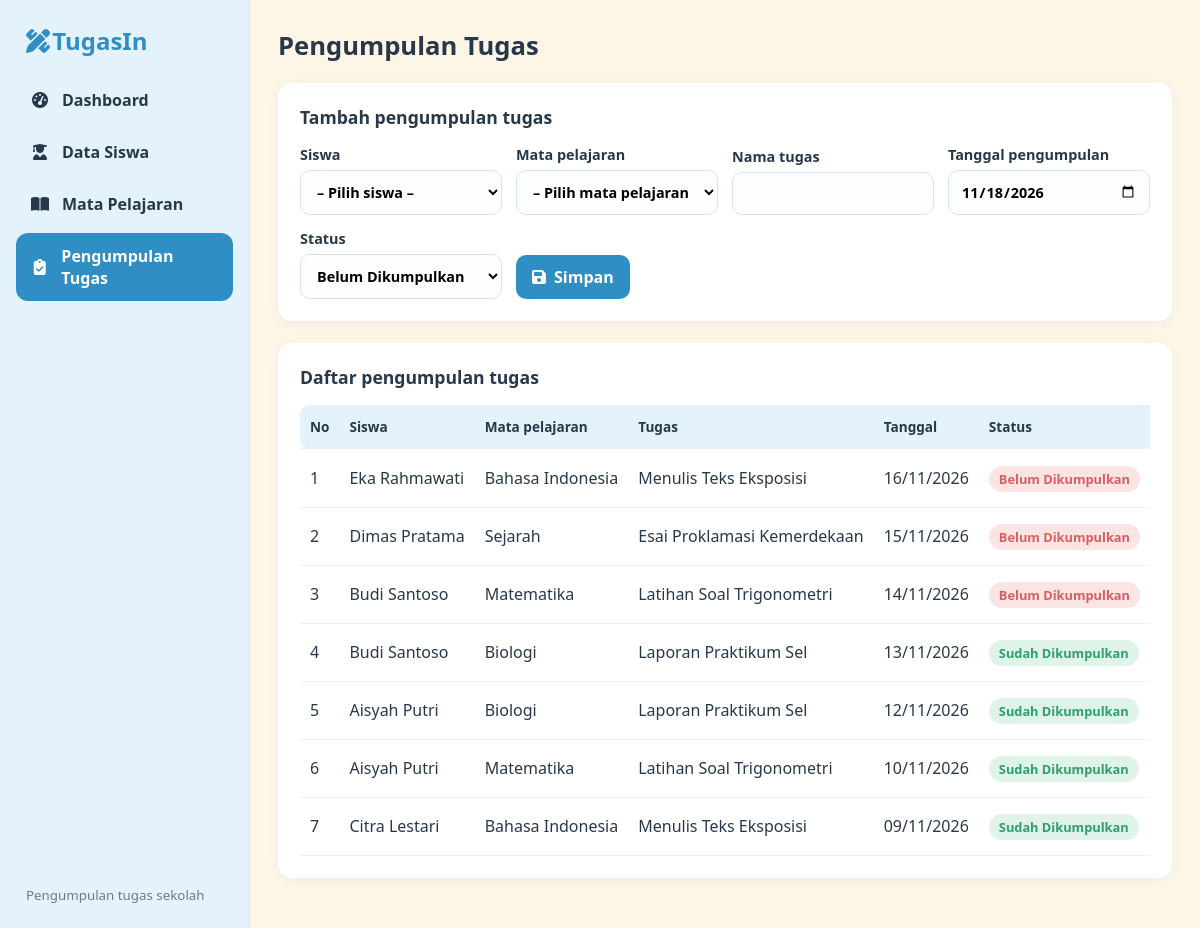
/tugas.php, run on the app's committed database.
### tables this page shows
CREATE TABLE pengumpulan_tugas (
  id_pengumpulan INT AUTO_INCREMENT PRIMARY KEY,
  id_siswa INT NOT NULL,
  id_mapel INT NOT NULL,
  nama_tugas VARCHAR(100) NOT NULL,
  tanggal_pengumpulan DATE NOT NULL,
  status VARCHAR(20) NOT NULL DEFAULT 'Belum Dikumpulkan',
  CONSTRAINT fk_tugas_siswa FOREIGN KEY (id_siswa) REFERENCES siswa(id_siswa) ON DELETE CASCADE ON UPDATE CASCADE,
  CONSTRAINT fk_tugas_mapel FOREIGN KEY (id_mapel) REFERENCES mata_pelajaran(id_mapel) ON DELETE CASCADE ON UPDATE CASCADE
);

CREATE TABLE siswa (
  id_siswa INT AUTO_INCREMENT PRIMARY KEY,
  nama_siswa VARCHAR(100) NOT NULL,
  kelas VARCHAR(20) NOT NULL,
  jurusan VARCHAR(50) NOT NULL,
  email VARCHAR(100) NOT NULL
);

CREATE TABLE mata_pelajaran (
  id_mapel INT AUTO_INCREMENT PRIMARY KEY,
  nama_mapel VARCHAR(100) NOT NULL,
  nama_guru VARCHAR(100) NOT NULL,
  kelas VARCHAR(20) NOT NULL
);

### koneksi.php (called while the page is built, shortened)
<?php
function e($s) { return htmlspecialchars((string)$s, ENT_QUOTES, 'UTF-8'); }

### tugas.php (the view, shortened to what this page needs)
<?php
require 'koneksi.php';
$STATUS = ['Sudah Dikumpulkan', 'Belum Dikumpulkan'];
$data = ['id_pengumpulan'=>0,'id_siswa'=>0,'id_mapel'=>0,'nama_tugas'=>'','tanggal_pengumpulan'=>date('Y-m-d'),'status'=>'Belum Dikumpulkan'];
$siswa = $db->query("SELECT id_siswa, nama_siswa, kelas FROM siswa ORDER BY nama_siswa")->fetch_all(MYSQLI_ASSOC);
$mapel = $db->query("SELECT id_mapel, nama_mapel, kelas FROM mata_pelajaran ORDER BY nama_mapel")->fetch_all(MYSQLI_ASSOC);
$daftar = $db->query("SELECT t.*, s.nama_siswa, m.nama_mapel FROM pengumpulan_tugas t
  JOIN siswa s ON s.id_siswa=t.id_siswa JOIN mata_pelajaran m ON m.id_mapel=t.id_mapel
  ORDER BY t.tanggal_pengumpulan DESC, t.id_pengumpulan DESC");
include 'includes/header.php';
?>
<section class="card">
  <h2><?= $data['id_pengumpulan'] ? 'Edit pengumpulan tugas' : 'Tambah pengumpulan tugas' ?></h2>
  <?php if (!$siswa || !$mapel): ?>
    <p class="kosong">Tambahkan <a href="siswa.php">data siswa</a> dan <a href="mapel.php">mata pelajaran</a> terlebih dahulu.</p>
  <?php else: ?>
  <form method="post" class="form">
    <label>Siswa<select name="id_siswa" required><option value="">– Pilih siswa –</option>
      <?php foreach ($siswa as $s): ?><option value="<?= $s['id_siswa'] ?>" <?= $s['id_siswa'] == $data['id_siswa'] ? 'selected' : '' ?>><?= e($s['nama_siswa'].' ('.$s['kelas'].')') ?></option><?php endforeach; ?></select></label>
    <label>Mata pelajaran<select name="id_mapel" required><option value="">– Pilih mata pelajaran –</option>
      <?php foreach ($mapel as $m): ?><option value="<?= $m['id_mapel'] ?>" <?= $m['id_mapel'] == $data['id_mapel'] ? 'selected' : '' ?>><?= e($m['nama_mapel'].' (Kelas '.$m['kelas'].')') ?></option><?php endforeach; ?></select></label>
    <label>Nama tugas<input type="text" name="nama_tugas" maxlength="100" required value="<?= e($data['nama_tugas']) ?>"></label>
    <label>Tanggal pengumpulan<input type="date" name="tanggal_pengumpulan" required value="<?= e($data['tanggal_pengumpulan']) ?>"></label>
    <label>Status<select name="status" required>
      <?php foreach ($STATUS as $s): ?><option <?= $s === $data['status'] ? 'selected' : '' ?>><?= $s ?></option><?php endforeach; ?></select></label>
    <div class="aksi-form">
      <button class="btn"><i class="fa-solid fa-floppy-disk"></i> Simpan</button>
    </div>
  </form>
  <?php endif; ?>
</section>
<section class="card">
  <h2>Daftar pengumpulan tugas</h2>
  <div class="tabel-wrap"><table>
    <tr><th>No</th><th>Siswa</th><th>Mata pelajaran</th><th>Tugas</th><th>Tanggal</th><th>Status</th><th>Aksi</th></tr>
    <?php $no = 1; while ($r = $daftar->fetch_assoc()): ?>
    <tr><td><?= $no++ ?></td><td><?= e($r['nama_siswa']) ?></td><td><?= e($r['nama_mapel']) ?></td><td><?= e($r['nama_tugas']) ?></td>
      <td><?= date('d/m/Y', strtotime($r['tanggal_pengumpulan'])) ?></td>
      <td><span class="badge <?= $r['status'] === 'Sudah Dikumpulkan' ? 'sudah' : 'belum' ?>"><?= e($r['status']) ?></span></td>
          </tr>
    <?php endwhile; ?>
  </table></div>
</section>
<?php include 'includes/footer.php'; ?>

### assets/style.css (style rules this page uses)
:root { --biru:#7ec4ea;--biru-tua:#2f8fc4;--biru-muda:#e4f3fb;--cream:#fdf6e6;--cream-tua:#f3e8cc;--putih:#fff;--teks:#27384a;--abu:#6c7a89;--hijau:#2e9e6b;--merah:#d95f5f;--r:14px }
* { box-sizing:border-box }
body { margin:0;font-family:"Nunito","Segoe UI",system-ui,sans-serif;background:var(--cream);color:var(--teks);display:flex;min-height:100vh }
.card { background:var(--putih);border-radius:var(--r);padding:22px;margin-bottom:22px;box-shadow:0 2px 10px rgba(47,143,196,.08) }
.card h2 { margin:0 0 16px;font-size:1.1rem }
.form { display:grid;grid-template-columns:repeat(auto-fit,minmax(200px,1fr));gap:14px;align-items:end }
.form label { display:flex;flex-direction:column;gap:6px;font-weight:600;font-size:.9rem }
.form input,.form select,.cari input { padding:11px 12px;border:1.5px solid #d6e4ee;border-radius:10px;font:inherit;background:#fcfeff }
.aksi-form { display:flex;gap:8px }
.btn { display:inline-flex;gap:8px;align-items:center;border:0;border-radius:10px;padding:11px 16px;font:inherit;font-weight:700;cursor:pointer;text-decoration:none;color:#fff;background:var(--biru-tua) }
.tabel-wrap { overflow-x:auto }
table { width:100%;border-collapse:collapse }
th,td { text-align:left;padding:12px 10px;border-bottom:1px solid #edf1f4;white-space:nowrap }
th { background:var(--biru-muda);font-size:.85rem }
th:first-child { border-radius:10px 0 0 10px }
.badge { padding:4px 10px;border-radius:20px;font-size:.8rem;font-weight:700 }
.badge.sudah { background:#dff3e8;color:var(--hijau) }
.badge.belum { background:#fbe4e4;color:var(--merah) }

### data on the page
pengumpulan_tugas: id_siswa.nama_siswa "Eka Rahmawati", id_mapel.nama_mapel "Bahasa Indonesia", nama_tugas "Menulis Teks Eksposisi", tanggal_pengumpulan "16/11/2026", status "Belum Dikumpulkan"
pengumpulan_tugas: id_siswa.nama_siswa "Dimas Pratama", id_mapel.nama_mapel "Sejarah", nama_tugas "Esai Proklamasi Kemerdekaan", tanggal_pengumpulan "15/11/2026", status "Belum Dikumpulkan"
pengumpulan_tugas: id_siswa.nama_siswa "Budi Santoso", id_mapel.nama_mapel "Matematika", nama_tugas "Latihan Soal Trigonometri", tanggal_pengumpulan "14/11/2026", status "Belum Dikumpulkan"
pengumpulan_tugas: id_siswa.nama_siswa "Budi Santoso", id_mapel.nama_mapel "Biologi", nama_tugas "Laporan Praktikum Sel", tanggal_pengumpulan "13/11/2026", status "Sudah Dikumpulkan"
pengumpulan_tugas: id_siswa.nama_siswa "Aisyah Putri", id_mapel.nama_mapel "Biologi", nama_tugas "Laporan Praktikum Sel", tanggal_pengumpulan "12/11/2026", status "Sudah Dikumpulkan"
pengumpulan_tugas: id_siswa.nama_siswa "Aisyah Putri", id_mapel.nama_mapel "Matematika", nama_tugas "Latihan Soal Trigonometri", tanggal_pengumpulan "10/11/2026", status "Sudah Dikumpulkan"
pengumpulan_tugas: id_siswa.nama_siswa "Citra Lestari", id_mapel.nama_mapel "Bahasa Indonesia", nama_tugas "Menulis Teks Eksposisi", tanggal_pengumpulan "09/11/2026", status "Sudah Dikumpulkan"

### other printed values
$label "Dashboard"
$label "Data Siswa"
$label "Mata Pelajaran"
$label "Pengumpulan Tugas"
$judul "Pengumpulan Tugas"
form field status "Belum Dikumpulkan"
